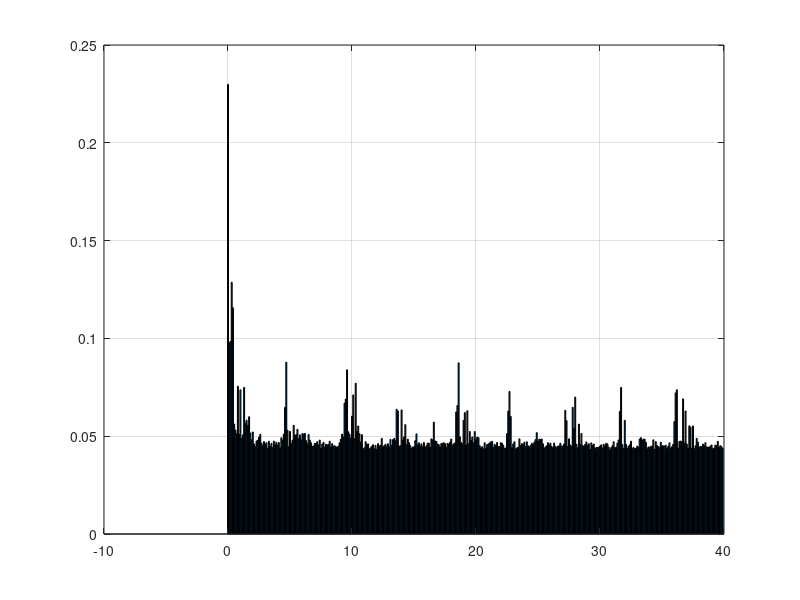

Here is the MATLAB script that generated this plot: (Note: this script raises an error after producing the figure.)
clc
close all
addpath('functions')
addpath('gif')
addpath('results')


data = load('ResultsMPC11.mat');
data = data.sol;

samples = length(data.X);

Xs = data.X;
Xest = data.Xest;
Ts = data.T;
U = data.U;
D = data.D;
Y = data.Y;
if (isfield(data, 'Wx'))
    Wx = data.Wx;   
end

if (isfield(data, 'computingTimes'))
    computingTimes = data.computingTimes;
    figure("Name", "Computing times")
    bar(Ts(1:end-1), computingTimes);
    grid on
end


kRefreshPlot = 5; %vykresluje se pouze po kazdych 'kRefreshPlot" samplech
kRefreshAnim = 1; % ^

        %animRefresh(Ts,Xs,[],1);
        %gif('NLMPC_Swingup_dt10_sawtooth_highV.gif')
for k = 2:1:samples-1
    %% Vizualizace
    if(mod(k,kRefreshPlot)==0)
       plotRefresh(Ts,Xs,Xest,[],U,D,Y,k,kRefreshPlot);
    end
    
    if(mod(k,kRefreshAnim)==0)
        animRefresh(Ts,Xs,[],k);
        title(k)
        %gif
    end
        
    if(mod(k,10000)==0)
        disp("Time for 10000 samples:" + toc)
        tic
    end
    
    pause(0.05)
end
